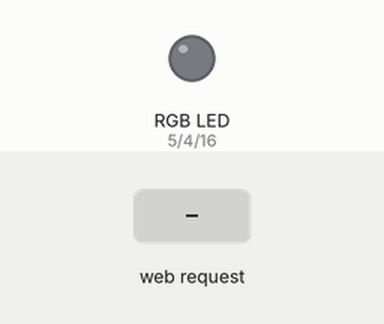
Recording of a sketch running on a simulated ESP8266 (NodeMCU). Shown: an RGB LED mixed from three pins (HIGH = lit). Dashed ring = blinking. Inputs (shaded band) come from the test bench. WiFi joins after 1.5 s; servers stay silent unless stated; what the sketch prints to the serial monitor is not drawn.

Above: at 2.7 s.
2.8 s: HTTP request GET /LED=AMAZING received
At 3.17 s:
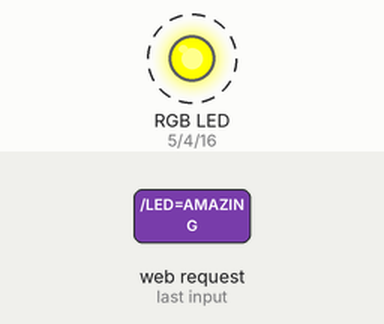
5.8 s: HTTP request GET /LED=ON received
At 6.2 s:
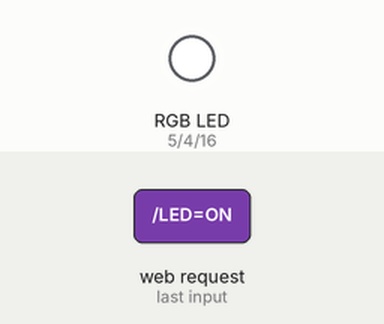
7.3 s: HTTP request GET /LED=OFF received
At 8.5 s:
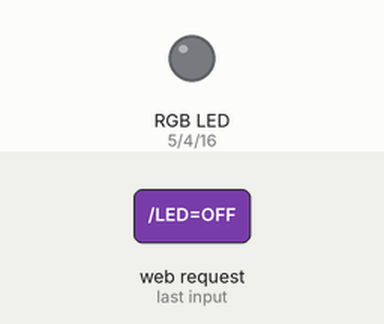
Timing chart, 0 to 10.3 s (numbered marks = the images above; inputs shaded):
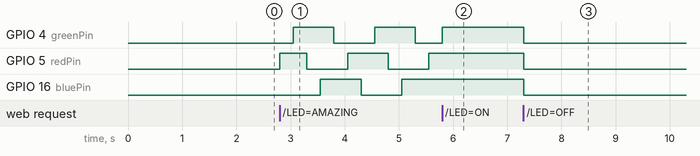

The sketch:

ver1.5.ino
```cpp
#include <ESP8266WiFi.h>  //Wifi Library

const char* ssid = "nmcuW";           //wifi SSID
const char* password = "ourGroup@3215";  //Wi-fi password

int bluePin = 16; //GPIO16 pin connected to blue
int redPin = 5; //GPIO5 pin connected to blue
int greenPin = 4; //GPIO4 pin connected to blue
WiFiServer server(80);  //sets wifi server

/*initial pin setup function*/
void initLights(){
  pinMode(bluePin, OUTPUT); //output for pin connected to blue light
  pinMode(greenPin, OUTPUT);  //output for pin connected to green light
  pinMode(redPin, OUTPUT);  //output for pin connected to blue light
  digitalWrite(bluePin, LOW); //blue pin initial value set to LOW(off)
  digitalWrite(redPin, LOW);  //red Pin pin initial value set to LOW(off)
  digitalWrite(greenPin, LOW);  //green pin initial value set to LOW(off)
}

/*function to initiate wifi connection*/
void wifiConnect(){
  Serial.println();
  Serial.println();
  Serial.print("Connecting to ");
  Serial.println(ssid);

  WiFi.begin(ssid, password);
  while (WiFi.status() != WL_CONNECTED) {
    delay(500);
    Serial.print(".");
  }
  Serial.println("");
  Serial.println("WiFi connected");

  // Start the server
  server.begin();
  Serial.println("Server started");

  // Print the IP address
  Serial.print("Use this URL to connect: ");
  Serial.print("http://");
  Serial.print(WiFi.localIP()); //address in the local server
  Serial.println("/");
}

/*function to connect pins for given rgb code */
void turnOnColor(int r, int g, int b){
  digitalWrite(redPin, LOW);  //red pin originnaly set to LOW
  digitalWrite(greenPin, LOW);  //green pin set to LOW
  digitalWrite(bluePin, LOW); //blue pin set to LOW
  if (r == 1) digitalWrite(redPin, HIGH); //Turns on GPIO connected to red if requested
  if (g == 1) digitalWrite(greenPin, HIGH); //Turns on GPIO connected to green if requested
  if (b == 1) digitalWrite(bluePin, HIGH);  //Turns on GPIO connected to red if requested
}

void setup() {
  Serial.begin(115200); //serial begins
  delay(10);  //0.01 seconds delay
  initLights(); //initialize the light pins
  wifiConnect();  //initialize wifi
}

void loop() {
  // Check if a client has connected
  WiFiClient client = server.available();
  if (!client)
    return;

  // Wait until the client sends some data
  Serial.println("new client");
  while (!client.available())
    delay(1);

  // Read the first line of the request
  String request = client.readStringUntil('\r');
  Serial.println(request);
  client.flush();

  // Match the requested color
  if (request.indexOf("/LED=OFF") != -1)
    turnOnColor(0, 0, 0);
  if (request.indexOf("/LED=ON") != -1)
    turnOnColor(1, 1, 1);
  if (request.indexOf("/LED=RED") != -1)
    turnOnColor(1, 0, 0);
  if (request.indexOf("/LED=GREEN") != -1)
    turnOnColor(0, 1, 0);
  if (request.indexOf("/LED=BLUE") != -1)
    turnOnColor(0, 0, 1);
  if (request.indexOf("/LED=CYAN") != -1)
    turnOnColor(0, 1, 1);
  if (request.indexOf("/LED=MAGENTA") != -1)
    turnOnColor(1, 0, 1);
  if (request.indexOf("/LED=YELLOW") != -1)
    turnOnColor(1, 1, 0);
  if (request.indexOf("/LED=WHITE") != -1)
    turnOnColor(1, 1, 1);
  if (request.indexOf("/LED=AMAZING") != -1) {
    int count = 0;
    while(count<2){
      turnOnColor(1,0,0);
      delay(250);
      turnOnColor(1,1,0);
      delay(250);
      turnOnColor(0,1,0);
      delay(250);
      turnOnColor(0,1,1);
      delay(250);
      turnOnColor(0,0,1);
      delay(250);
      turnOnColor(1,0,1);
      delay(250);
      count += 1;
    }
  }

  // Return the response + HTML Handle
  client.println("HTTP/1.1 200 OK");
  client.println("Content-Type: text/html");
  client.println("");  //  do not forget this one
  client.println("<!DOCTYPE HTML>");
  client.println("<html>");
  client.print("Led pin is now: ");
  client.println("<br><br>");
  client.println("<a href=\"/LED=ON\"\"><button> ON </button></a>");
  client.println("<a href=\"/LED=OFF\"\"><button> OFF </button></a><br />");
  client.println("<a href=\"/LED=RED\"\"><button> Red </button></a><br />");
  client.println("<a href=\"/LED=GREEN\"\"><button> Green </button></a><br />");
  client.println("<a href=\"/LED=BLUE\"\"><button> Blue </button></a><br />");
  client.println("<a href=\"/LED=CYAN\"\"><button> Cyan </button></a><br />");
  client.println("<a href=\"/LED=MAGENTA\"\"><button> Magenta </button></a><br />");
  client.println("<a href=\"/LED=YELLOW\"\"><button> Yellow </button></a><br />");
  client.println("<a href=\"/LED=WHITE\"\"><button> White </button></a><br />");
  client.println("<a href=\"/LED=AMAZING\"\"><button> Amazing </button></a><br />");
  client.println("</html>");
  delay(1);
  Serial.println("Client disonnected");
  Serial.println("");
}
```

Measured:
- after the input at 2.8 s, GPIO 4 (greenPin): alternates HIGH for 0.75 s and LOW for 0.75 s, starting after 0.25 s; GPIO 5 (redPin): goes HIGH 0.50 s, LOW 0.75 s, HIGH 0.75 s, LOW 0.75 s, then HIGH, starting at once; GPIO 16 (bluePin): LOW → HIGH after 0.75 s, → LOW 0.75 s later, → HIGH 0.75 s later
- after the input at 5.8 s, GPIO 4 (greenPin): LOW → HIGH at once
- after the input at 7.3 s, GPIO 4 (greenPin), GPIO 5 (redPin), GPIO 16 (bluePin): HIGH → LOW at once
